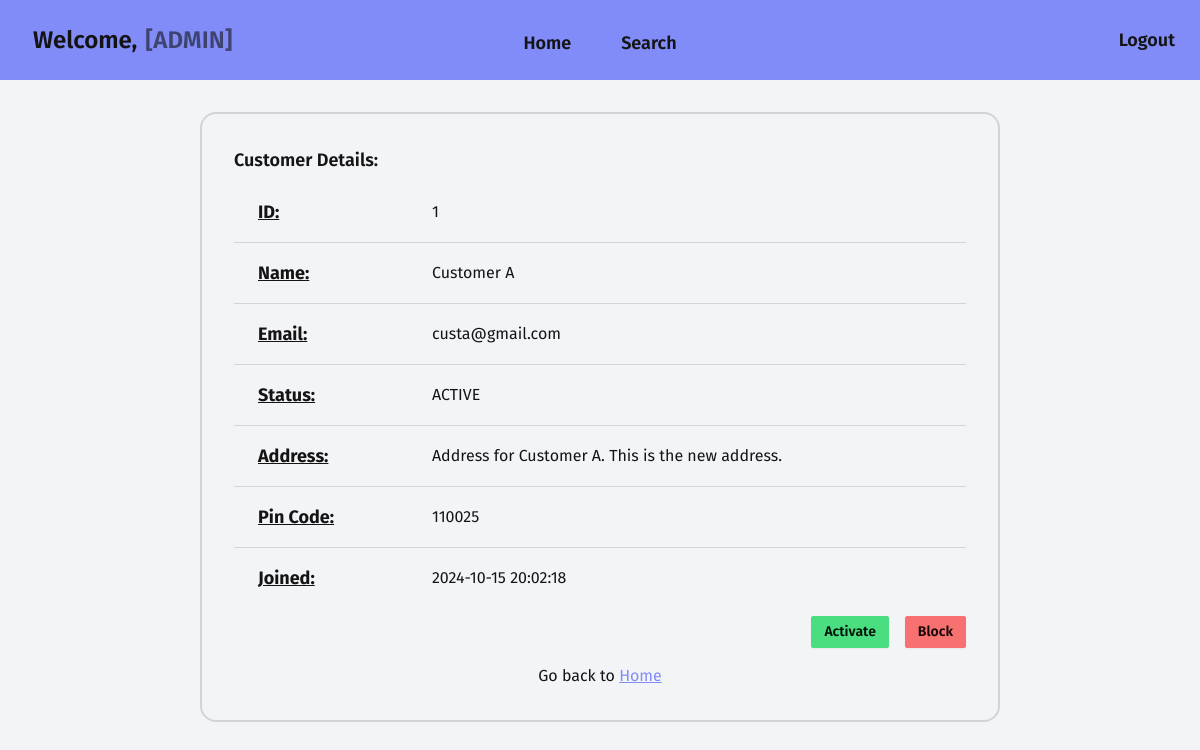
/admin/customer/details/1, run on the app's committed database.
### models.py (models this page shows, shortened)
class Customer(db.Model):
    __tablename__ = 'customer'
    id: Mapped[int] = mapped_column(
        Integer, primary_key=True, autoincrement="auto")
    user_id: Mapped[int] = mapped_column(ForeignKey("user.id"))
    user: Mapped["User"] = relationship(cascade="all,delete")
    contact: Mapped[str] = mapped_column(String(10), unique=True)
    address: Mapped[str] = mapped_column(Text)
    pincode: Mapped[str] = mapped_column(String(6))
    status: Mapped[str] = mapped_column(String, default="ACTIVE")
    service_requests: Mapped[List["ServiceRequest"]] = relationship(
        back_populates="customer", cascade="all,delete")
    created: Mapped[Optional[datetime]] = mapped_column(
        DateTime, server_default=func.now())
    updated: Mapped[Optional[datetime]] = mapped_column(
        DateTime, default=func.now(), onupdate=func.now())

class User(db.Model, UserMixin):
    __tablename__ = 'user'
    id: Mapped[int] = mapped_column(
        Integer, primary_key=True, autoincrement="auto")
    fullname: Mapped[str] = mapped_column(String(200))
    username: Mapped[str] = mapped_column(String(30), unique=True)
    email: Mapped[str] = mapped_column(String(200), unique=True)
    password: Mapped[str] = mapped_column(String(40))
    role: Mapped[str] = mapped_column(String(200))

### views.py (the view)
@app.route("/admin/customer/details/<cust_id>")
def customer_details(cust_id):
    customer = get_with_id(Customer, cust_id)
    if not customer:
        return redirect(url_for('not_found'))
    return render_template("admin/customer/details.html", customer=customer)

### models.py (called while the page is built)
def get_with_id(model, pkid):
    sql = select(model).where(model.id == pkid)
    result = db.session.scalars(sql).first()
    return result

### templates/admin/customer/details.html (shortened to what this page needs)
{% extends "base/admin/loggedin.html" %}
{% block content %}
<section class="w-2/3 card card-bordered border-2">
  <div class="card-body">
    {% if customer %}
    <h2 class="card-title text-lg">Customer Details:</h2>
    <table class="table table-lg">
      <tbody>
        <tr>
          <td class="text-lg font-bold underline">ID:</td>
          <td>{{ customer.id }}</td>
        </tr>
        <tr>
          <td class="text-lg font-bold underline">Name:</td>
          <td>{{ customer.user.fullname }}</td>
        </tr>
        <tr>
          <td class="text-lg font-bold underline">Email:</td>
          <td>{{ customer.user.email }}</td>
        </tr>
        <tr>
          <td class="text-lg font-bold underline">Status:</td>
          <td>{{ customer.status }}</td>
        </tr>
        <tr>
          <td class="text-lg font-bold underline">Address:</td>
          <td>{{ customer.address }}</td>
        </tr>
        <tr>
          <td class="text-lg font-bold underline">Pin Code:</td>
          <td>{{ customer.pincode }}</td>
        </tr>
        <tr>
          <td class="text-lg font-bold underline">Joined:</td>
          <td>{{ customer.created }}</td>
        </tr>
      </tbody>
    </table>
    <div class="flex items-center justify-end gap-4">
      <a href="{{ url_for('customer_activate', cust_id=customer.id) }}">
        <button class="btn btn-sm btn-success">Activate</button>
      </a>
      <a href="{{ url_for('customer_block', cust_id=customer.id) }}">
        <button class="btn btn-sm btn-error">Block</button>
      </a>
    </div>
    {% else %}
    <p class="text-center text-lg font-bold">Requested customer not found</p>
    {% endif %}
    <p class="text-center pt-2">
      Go back to <a href="{{ url_for('admin_home') }}" class="link link-primary">Home</a>
    </p>
  </div>
</section>
{% endblock %}

### data on the page
Customer: id "1", status "ACTIVE", address "Address for Customer A. This is the new address.", pincode "110025", created "2024-10-15 20:02:18"
User: user.fullname "Customer A", user.email "custa@gmail.com"
